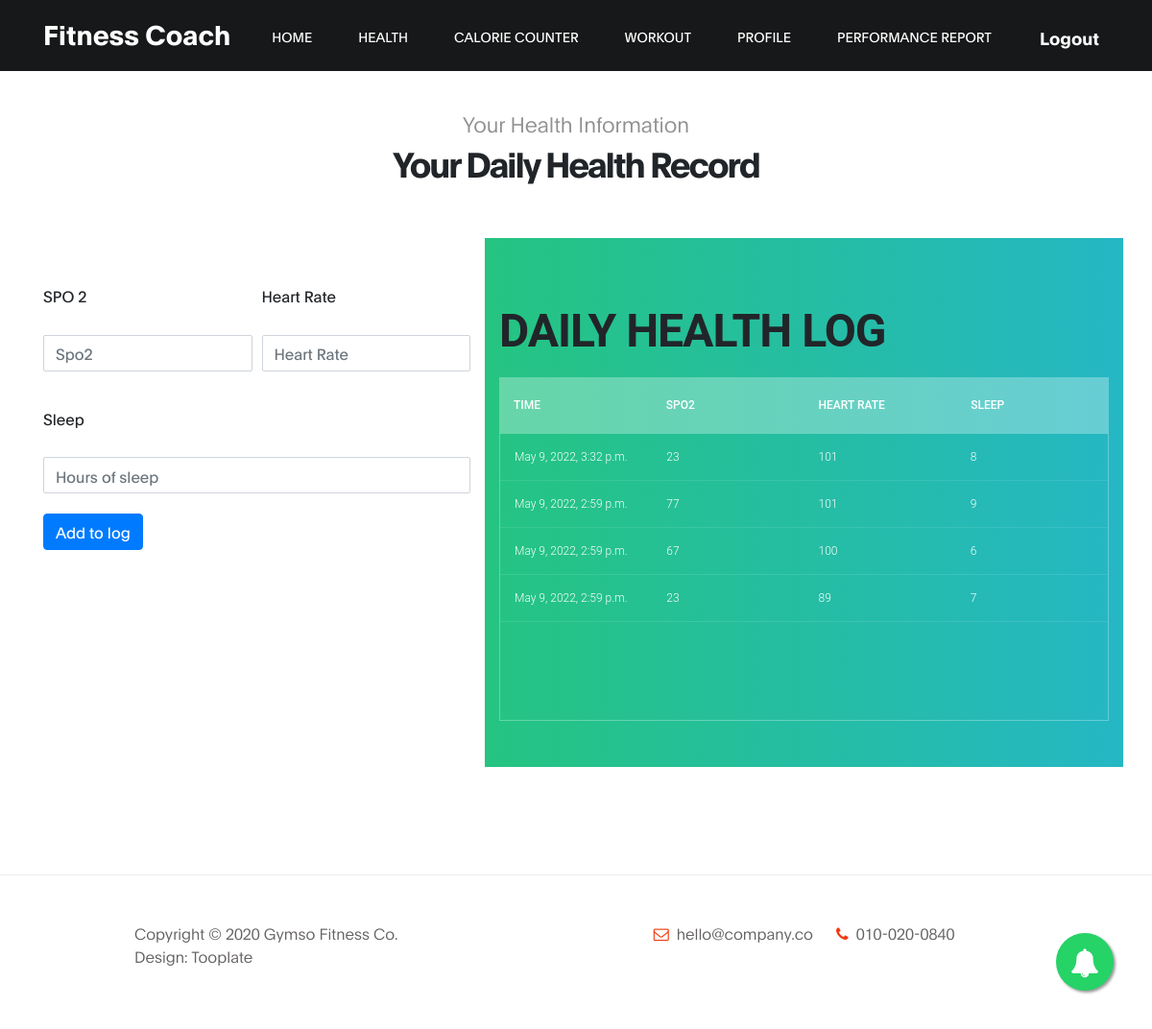
/health/ (signed in), run on an earlier commit of the app's database.
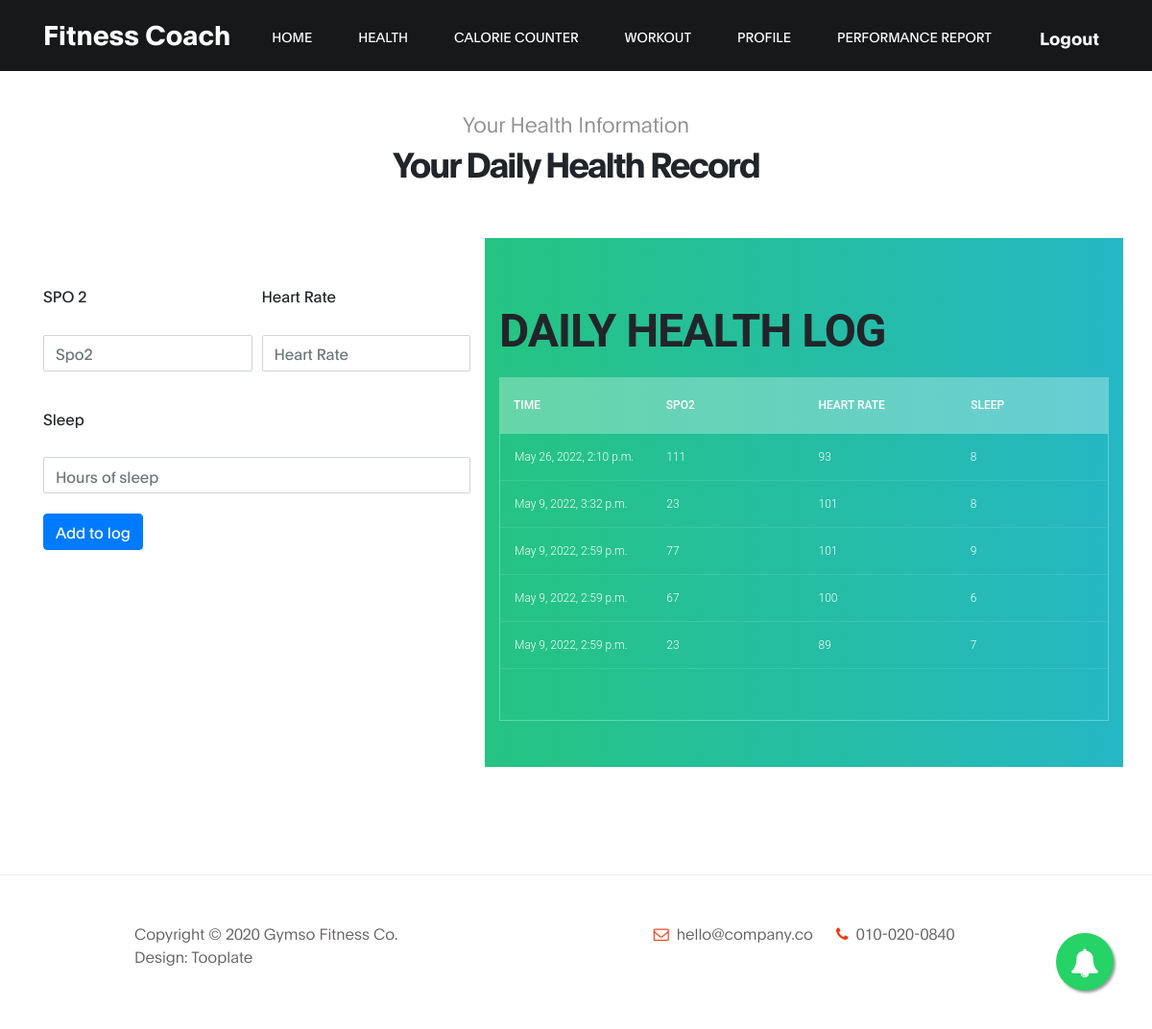
And on a later commit of the database.
### base/models.py (models this page shows, shortened)
class daily_info(models.Model):
    daily_user=models.ForeignKey(User, on_delete=models.RESTRICT)
    spo2=models.IntegerField(default=5,blank = True)
    heart_rate=models.IntegerField(default=5,blank = True)
    sleep=models.IntegerField(default=5,blank = True)
    time=models.DateTimeField(auto_now_add=True)

### base/views.py (the view)
# urls.py: path('health/', views.health, name='health'),
def health(request):
    if request.user.is_authenticated:
        user=request.user
        healthy = daily_info.objects.filter(daily_user=user).order_by('-id')
        if request.method == 'POST':
            spo2 = request.POST.get('spo2')
            heart_rate = request.POST.get('heart_rate')
            sleep = request.POST.get('sleep')
            healt=daily_info(daily_user=user,spo2=spo2, heart_rate=heart_rate, sleep=sleep)
            healt.save()
    else:
        return redirect('loginr')
    return render(request , 'health.html',{'user':user,'healthy':healthy})

### templates/health.html (shortened to what this page needs)
{% extends 'base.html' %}
{% block content %}
  <section class="class section" id="class">
    <div class="container">
         <div class="row">
                 <div class="col-lg-12 col-12 text-center mb-5">
                     <h6 data-aos="fade-up">Your Health Information </h6>
                     <h2 data-aos="fade-up" data-aos-delay="200"> Your Daily Health Record</h2>
                  </div>
                  <div class="col-lg-5 py-5 col-md-5 col-5">
                    <form method="post" action="{% url 'health' %}">
                      <div class="form-row">
                        <div class="form-group col-md-6">
                          <label for="inputEmail4">SPO 2</label>
                          <input type="text" class="form-control" name="spo2" placeholder="Spo2">
                        </div>
                        <div class="form-group col-md-6">
                          <label for="inputPassword4">Heart Rate</label>
                          <input type="text" class="form-control" name="heart_rate" placeholder="Heart Rate">
                        </div>
                      </div>
                      <div class="form-group">
                        <label for="inputAddress">Sleep</label>
                        <input type="text" class="form-control" name="sleep" placeholder="Hours of sleep">
                      </div>
                      <button type="submit" class="btn btn-primary">Add to log</button>
                    </form>
                  </div>
                  <div class="col-lg-7 py-5 col-md-7 col-7 well">
     <section>
        <h1>Daily Health Log</h1>
        <div class="tbl-header">
          <table cellpadding="0" cellspacing="0" border="0">
            <thead>
              <tr>
                <th>Time</th>
                <th>Spo2</th>
                <th>Heart rate</th>
                <th>sleep</th>
              </tr>
            </thead>
          </table>
        </div>
        <div class="tbl-content">
          <table cellpadding="0" cellspacing="0" border="0">
            <tbody>
             {% for h in healthy %}
              <tr>
                <td>{{h.time}}</td>
                <td>{{h.spo2}} </td>
                <td>{{ h.heart_rate }}</td>
                <td>{{ h.sleep }}</td>
              </tr>
              {% endfor %}
            </tbody>
          </table>
        </div>
      </section>
    </div>
         </div>
    </div>
</section>
{% endblock %}

What changed in the data, as far as the page shows it:
added daily_info: time "May 26, 2022, 2:10 p.m.", spo2 "111", heart_rate "93", sleep "8"
